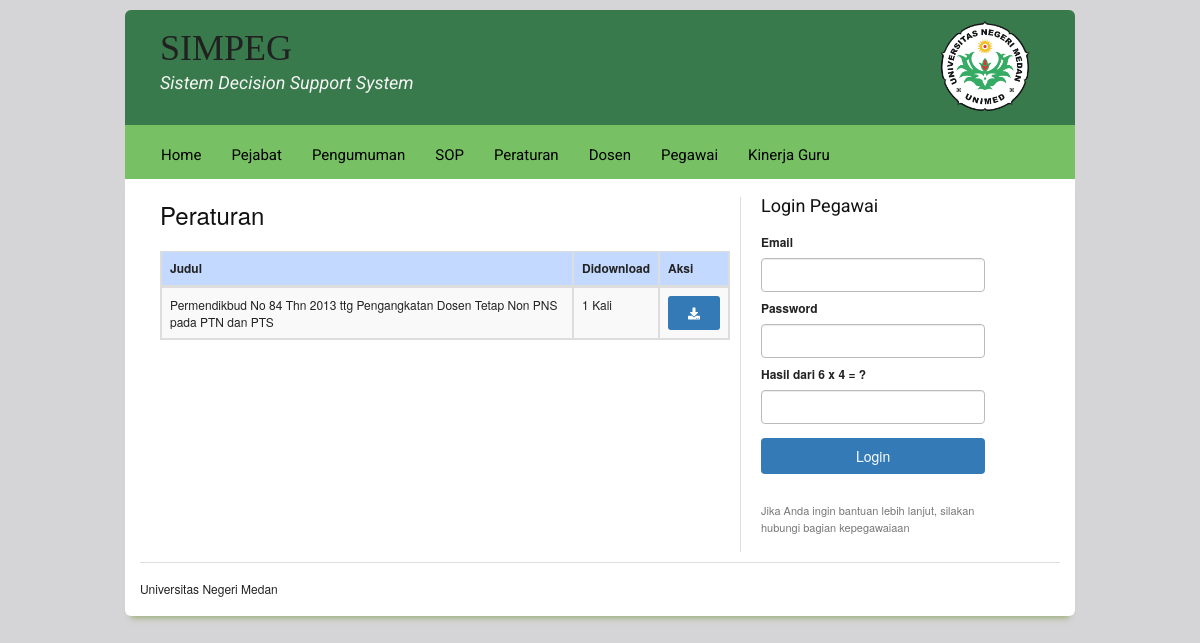
The page /index.php/web/peraturan on the database its author committed.
### tables this page shows
CREATE TABLE `simpeg_identitas` (
  `id` int(11) NOT NULL,
  `kode` varchar(10) NOT NULL,
  `nama` varchar(100) NOT NULL,
  `alamat` varchar(255) NOT NULL,
  `kota` varchar(30) NOT NULL,
  `telp` varchar(30) NOT NULL,
  `fax` varchar(30) NOT NULL,
  `web` varchar(50) NOT NULL,
  `email` varchar(50) NOT NULL,
  `logo` varchar(50) NOT NULL,
  `instansi` varchar(100) NOT NULL,
  `fb` varchar(100) NOT NULL,
  `tw` varchar(100) NOT NULL,
  `ig` varchar(100) NOT NULL,
  `yt` varchar(100) NOT NULL,
  `footer` varchar(255) NOT NULL,
  `deskripsi` text NOT NULL,
  `keyword` text NOT NULL
);

CREATE TABLE `simpeg_peraturan` (
  `id` int(11) NOT NULL,
  `judul` varchar(200) NOT NULL,
  `seo` varchar(250) NOT NULL,
  `berkas` varchar(100) NOT NULL,
  `dibaca` int(11) NOT NULL,
  `tanggal` datetime NOT NULL DEFAULT CURRENT_TIMESTAMP,
  `user` int(11) NOT NULL
);

### application/libraries/Template.php (called while the page is built)
<?php if ( ! defined('BASEPATH')) exit('No direct script access allowed');
class Template {
		var $template_data = array();
		function set($name, $value)
		{
			$this->template_data[$name] = $value;
		}
		function load($template = '', $view = '' , $view_data = array(), $return = FALSE)
		{
			$this->CI =& get_instance();
			$this->set('contents', $this->CI->load->view($view, $view_data, TRUE));
			return $this->CI->load->view($template, $this->template_data, $return);
		}
}

### application/controllers/Web.php (called while the page is built, shortened)
<?php
class Web extends CI_Controller {
    public function peraturan(){
    $token=token();
    $this->mathcaptcha->generatekode();
    $data['captcha']=$this->mathcaptcha->showcaptcha();
    $data['token']=$token;
    $data['title']='Peraturan';
    $data['record'] = $this->model_app->view_ordering('simpeg_peraturan','id','DESC');
    $this->template->load('front','front/peraturan',$data);
    }
}

### index.php (called while the page is built, shortened)
<?php
require_once BASEPATH.'core/CodeIgniter.php';

### application/models/Model_app.php (called while the page is built, shortened)
<?php
class Model_app extends CI_model{
    public function view_ordering($table,$order,$ordering){
        $this->db->select('*');
        $this->db->from($table);
        $this->db->order_by($order,$ordering);
        return $this->db->get()->result_array();
    }
}

### application/helpers/ibelkhan_helper.php (called while the page is built, shortened)
<?php
function enkrip($string) {
    $security       = parse_ini_file("security.ini");
    $secret_key     = $security["encryption_key"];
    $secret_iv      = $security["iv"];
    $encrypt_method = $security["encryption_mechanism"];
    $key    = hash("sha256", $secret_key);
    $iv     = substr(hash("sha256", $secret_iv), 0, 16);
    $result = openssl_encrypt($string, $encrypt_method, $key, 0, $iv);
    $output = base64_encode($result);
    return $output;
}

### application/views/front/peraturan.php (the view)
<h2>Peraturan</h2>
<table  class="table table-bordered table-striped">
  <thead>
    <th>Judul</th>
    <th>Didownload</th>
    <th>Aksi</th>
  </thead>
  <tbody>
<?php
foreach ($record as $row) {
  echo '
        <tr>
          <td>'.$row['judul'].'</td>
          <td>'.$row['dibaca'].' Kali</td>
          <td>'.aksiDownload('download/peraturan',enkrip($row['id']),'').'</td>
        </tr>';
}
?>
</tbody>
</table>

### application/helpers/engine_helper.php (shortened to what this page needs)
<?php
function identitas($p){
        $ci = & get_instance();
        $bg = $ci->db->query("SELECT $p FROM simpeg_identitas WHERE id=1")->row_array();
        return $bg[$p];
    }
function aksiDownload($link,$id,$kata=''){
  $aksi='<a title="Tambah Data" href="'.base_url($link.'/'.$id).'" class="btn btn-sm btn-primary" ><i class="fa fa-download"></i> '.$kata.'</a>';
  return $aksi;
}

### application/views/front.php (shortened to what this page needs)
<!DOCTYPE html>
<html lang="en">
<head>
	<link href="<?=base_url()?>assets/plugins/jquery-ui/jquery-ui.min.css" rel="stylesheet" />
	<link href="<?=base_url()?>assets/plugins/bootstrap3/css/bootstrap.min.css" rel="stylesheet" />
	<link href="<?=base_url()?>assets/plugins/font-awesome/5.0/css/fontawesome-all.min.css" rel="stylesheet" />
	<link href="<?=base_url()?>assets/plugins/animate/animate.min.css" rel="stylesheet" />
	<link href="<?=base_url()?>assets/css/default/style-responsive.min.css" rel="stylesheet" />
	<link href="<?=base_url()?>assets/plugins/bootstrap-sweetalert/sweetalert.css" rel="stylesheet" />
	<link rel="stylesheet" href="<?=base_url()?>assets/css/front/screen.css" type="text/css" media="screen, projection">
	<link rel="stylesheet" href="<?=base_url()?>assets/css/front/print.css" type="text/css" media="print">
	<link rel="stylesheet" href="<?=base_url()?>assets/css/front/custom.css" type="text/css">
	<link rel="stylesheet" href="<?=base_url()?>assets/css/front/fancy-type/screen.css" type="text/css" media="screen, projection">
</head>
<body id="target-element" style="margin: auto; padding: 10px;">
	<div class="container circular-top-border" id="header">
		<div class="span-20">
			<h1 class="" style="font-family: 'Vollkorn', serif; padding: 20px 0px 0px 20px">SIMPEG</h1>
			<h3 style="font-style: italic; color:#F5F5F5; font-family: 'Roboto', sans-serif; padding: 0; padding-left: 20px; margin-top: -10px"><?=identitas('nama')?></h3>
		</div>
		<div class="span-3" style="margin: 10px 0px">
			<img src="<?=base_url()?>assets/img/<?=identitas('logo')?>" height="91" alt="" class="" >
		</div>
	</div>
	<div id="">
		<div class="container" id="navbar">
			<div class="span-24" style="margin: 4px 0px">
				<div id="primary_nav_wrap">
					<ul>
						<li><a href="<?=base_url()?>">Home</a></li>
						<li><a href="<?=base_url('web/pejabat')?>">Pejabat</a></li>
						<li><a href="<?=base_url('web/pengumuman')?>">Pengumuman</a></li>
						<li><a href="<?=base_url('web/sop')?>">SOP</a></li>
						<li><a href="<?=base_url('web/peraturan')?>">Peraturan</a></li>
						<li><a href="<?=base_url('web/dosen')?>">Dosen</a></li>
						<li><a href="<?=base_url('web/pegawai')?>">Pegawai</a></li>
						<li><a href="<?=base_url('web/kinerja')?>">Kinerja Guru</a></li>
					</ul>
				</div>
			</div>
		</div>
	</div>
	<div class="container main circular-bottom-border">
		<div class="span-15 prepend-1" style="padding-left: 20px;">
			<?php
					echo $contents;
				?>
		</div>
		<div class="span-7 last" style="border-left: 1px solid #ddd; padding-left: 20px; margin-bottom: 10px">
			<h3 style="font-family: 'Roboto', sans-serif;">Login Pegawai</h3>
				<form action="<?=base_url('login')?>" method="post" accept-charset= utf-8>
					<label for="uid">Email</label><br>
					<input type="email" class="text form-control" id="username" name="email" style="width: 90%">
					<label for="pass">Password</label><br>
					<input type="password" class="text form-control" id="pass" name="password" style="width: 90%">
					<label for="pass"><?=$captcha?></label>
					<input type="number" class="text form-control" id="pass" name="captcha" style="width: 90%" required>
					<div style="margin-top: 6px">
						<input type="submit" name="login" value="Login" class="btn btn-primary btn-hover-green" style="width: 90%; margin-top: 0.5em">
					</div>
				</form>
				<br>
			<p style="margin-top: 10px; font-size: 11px; color: #777">Jika Anda ingin bantuan lebih lanjut, silakan hubungi bagian kepegawaiaan</p>
		</div>
		<hr>
		<?=identitas('footer')?>
	</div>
</body>
</html>

### assets/css/front/screen.css (style rules this page uses)
html { margin:0;padding:0;border:0; }
body, div, span, object, iframe, h1, h2, h3, h4, h5, h6, p, blockquote, pre, a, abbr, acronym, address, code, del, dfn, em, img, q, dl, dt, dd, ol, ul, li, fieldset, form, label, legend, table, caption, tbody, tfoot, thead, tr, th, td, article, aside, dialog, figure, footer, header, hgroup, nav, section { margin:0;padding:0;border:0;font-size:100%;font:inherit;vertical-align:baseline; }
body { line-height:1.5;background:white; }
table { border-collapse:separate;border-spacing:0; }
caption, th, td { text-align:left;font-weight:normal;float:none !important; }
table, th, td { vertical-align:middle; }
html { font-size:100.01%; }
body { font-size:75%;color:#222;background:#fff;font-family:"Helvetica Neue", Arial, Helvetica, sans-serif; }
h1, h2, h3, h4, h5, h6 { font-weight:normal;color:#111; }
h1 { font-size:3em;line-height:1;margin-bottom:0.5em; }
h2 { font-size:2em;margin-bottom:0.75em; }
h3 { font-size:1.5em;line-height:1;margin-bottom:1em; }
p { margin:0 0 1.5em; }
a { color:#06c;text-decoration:underline; }
ul, ol { margin:0 1.5em 1.5em 0;padding-left:1.5em; }
ul { list-style-type:disc; }
table { margin-bottom:1.4em;width:100%; }
th { font-weight:bold; }
thead th { background:#c3d9ff; }
th, td, caption { padding:4px 10px 4px 5px; }
.last { margin-right:0;padding-right:0; }
label { font-weight:bold; }
input[type=text], input[type=password], input[type=url], input[type=email], input.text, input.title, textarea { background-color:#fff;border:1px solid #bbb;color:#000; }
input[type=text], input[type=password], input[type=url], input[type=email], input.text, input.title, textarea, select { margin:0.5em 0; }
input.text, input.title { width:300px;padding:5px; }
.container { width:950px;margin:0 auto; }
.column, .span-1, .span-2, .span-3, .span-4, .span-5, .span-6, .span-7, .span-8, .span-9, .span-10, .span-11, .span-12, .span-13, .span-14, .span-15, .span-16, .span-17, .span-18, .span-19, .span-20, .span-21, .span-22, .span-23, .span-24 { float:left;margin-right:10px; }
.last { margin-right:0; }
.span-3 { width:110px; }
.span-7 { width:270px; }
.span-15 { width:590px; }
.span-20 { width:790px; }
.span-24 { width:950px;margin-right:0; }
.prepend-1 { padding-left:40px; }
hr { background:#ddd;color:#ddd;clear:both;float:none;width:100%;height:1px;margin:0 0 17px;border:none; }
.clearfix:after, .container:after { content:"\0020";display:block;height:0;clear:both;visibility:hidden;overflow:hidden; }
.clearfix, .container { display:block; }

### assets/css/front/custom.css (style rules this page uses)
body { background: #D5D4D6; }
#header { background: #397a4c; }
#header h1, #header h2 { color:#212121; }
#navbar { background: #77c063; }
.main { background: #fff; }
.btn { border:none; cursor: pointer; padding: 8px 20px; }
#primary_nav_wrap { padding: 6px; }
#primary_nav_wrap ul { list-style:none; position:relative; float:left; margin:0; padding:0 }
#primary_nav_wrap ul a { display:block; color:black; text-decoration:none; font-size:15px; line-height:0; padding:20px 15px; font-family: 'Roboto', sans-serif; }
#primary_nav_wrap ul li { position:relative; float:left; margin:0; padding:0; color:#fff6bf; }

### assets/css/front/print.css (style rules this page uses)
body { line-height: 1.5; font-family: "Helvetica Neue", Arial, Helvetica, sans-serif; color:#000; background: none; font-size: 10pt; }
.container { background: none; }
hr { background:#ccc; color:#ccc; width:100%; height:2px; margin:2em 0; padding:0; border:none; }
h1,h2,h3,h4,h5,h6 { font-family: "Helvetica Neue", Arial, "Lucida Grande", sans-serif; }
a:link, a:visited { background: transparent; font-weight:700; text-decoration: underline; }
a:link:after, a:visited:after { content: " (" attr(href) ")"; font-size: 90%; }

### application/views/front.php (style rules this page uses)
.main { -webkit-box-shadow: 0 8px 6px -6px black; -moz-box-shadow: 0 8px 6px -6px #9BAD77; box-shadow: 0 8px 6px -6px #9BAD77; }
.circular-top-border { border-top-left-radius: 6px; border-top-right-radius: 6px; }
.circular-bottom-border { border-bottom-left-radius: 6px; border-bottom-right-radius: 6px; }

### rows shown on the page
simpeg_identitas: nama "Sistem Decision Support System", logo (picture), footer "Universitas Negeri Medan"
simpeg_peraturan: judul "Permendikbud No 84 Thn 2013 ttg Pengangkatan Dosen Tetap Non PNS pada PTN dan PTS", dibaca "1"

### other values the page prints
$captcha "Hasil dari 6 x 4 = ?"
